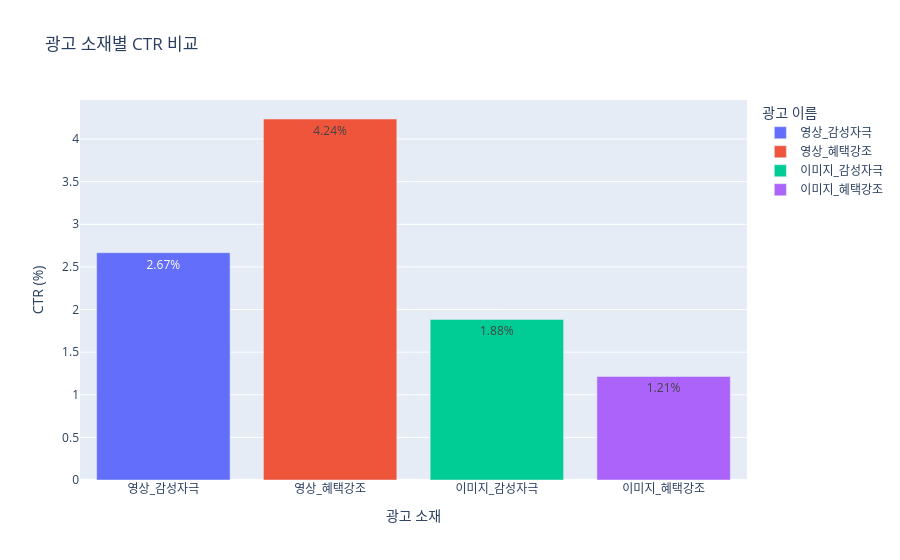

Source (notebook cell):
### Code cell
# 데이터의 함정 : 반드시 데이터를 활용하여 의사 결정을 하되 1개의 데이터만 가지고 의사 결정을 하면 안된다. 
fig = px.bar(
    creative,
    x="광고 이름",
    y="CTR",
    color="광고 이름",
    text_auto=".2f",
    title="광고 소재별 CTR 비교"
)

fig.update_traces(texttemplate="%{y:.2f}%")

fig.update_layout(
    xaxis_title="광고 소재",
    yaxis_title="CTR (%)"
    
)
fig.show()

### Figure 1 — Plotly figure (JSON) as saved in the notebook; plotly's stock layout.template omitted (floating-point values rounded to 4 significant figures)
{"data": [{"hovertemplate": "광고 이름=%{x}<br>CTR=%{y}<extra></extra>", "legendgroup": "영상_감성자극", "marker": {"color": "#636efa", "pattern": {"shape": ""}}, "name": "영상_감성자극", "orientation": "v", "showlegend": true, "textposition": "auto", "texttemplate": "%{y:.2f}%", "type": "bar", "x": ["영상_감성자극"], "xaxis": "x", "y": [2.667], "yaxis": "y"}, {"hovertemplate": "광고 이름=%{x}<br>CTR=%{y}<extra></extra>", "legendgroup": "영상_혜택강조", "marker": {"color": "#EF553B", "pattern": {"shape": ""}}, "name": "영상_혜택강조", "orientation": "v", "showlegend": true, "textposition": "auto", "texttemplate": "%{y:.2f}%", "type": "bar", "x": ["영상_혜택강조"], "xaxis": "x", "y": [4.235], "yaxis": "y"}, {"hovertemplate": "광고 이름=%{x}<br>CTR=%{y}<extra></extra>", "legendgroup": "이미지_감성자극", "marker": {"color": "#00cc96", "pattern": {"shape": ""}}, "name": "이미지_감성자극", "orientation": "v", "showlegend": true, "textposition": "auto", "texttemplate": "%{y:.2f}%", "type": "bar", "x": ["이미지_감성자극"], "xaxis": "x", "y": [1.884], "yaxis": "y"}, {"hovertemplate": "광고 이름=%{x}<br>CTR=%{y}<extra></extra>", "legendgroup": "이미지_혜택강조", "marker": {"color": "#ab63fa", "pattern": {"shape": ""}}, "name": "이미지_혜택강조", "orientation": "v", "showlegend": true, "textposition": "auto", "texttemplate": "%{y:.2f}%", "type": "bar", "x": ["이미지_혜택강조"], "xaxis": "x", "y": [1.215], "yaxis": "y"}], "layout": {"barmode": "relative", "legend": {"title": {"text": "광고 이름"}, "tracegroupgap": 0}, "title": {"text": "광고 소재별 CTR 비교"}, "xaxis": {"anchor": "y", "categoryarray": ["영상_감성자극", "영상_혜택강조", "이미지_감성자극", "이미지_혜택강조"], "categoryorder": "array", "domain": [0, 1], "title": {"text": "광고 소재"}}, "yaxis": {"anchor": "x", "domain": [0, 1], "title": {"text": "CTR (%)"}}}}
